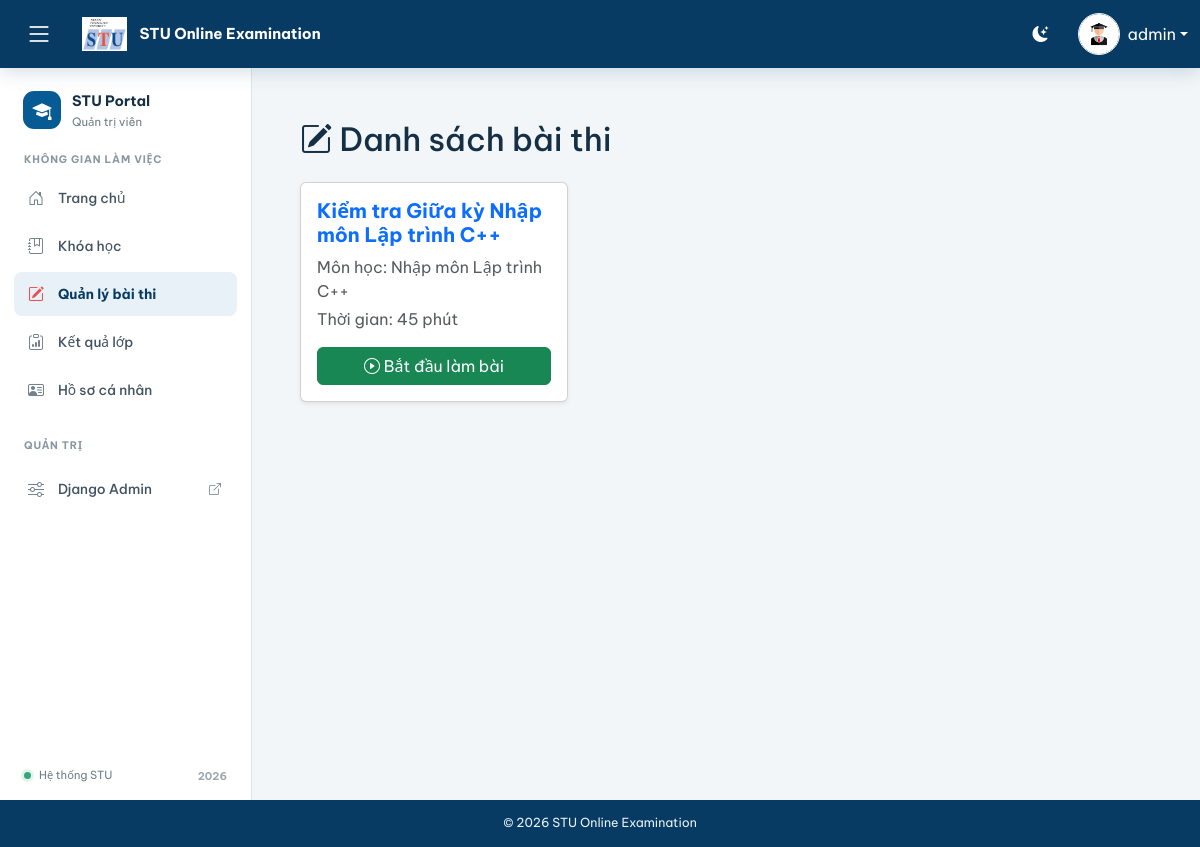
Page /exams/ (signed in) on the earlier database version.
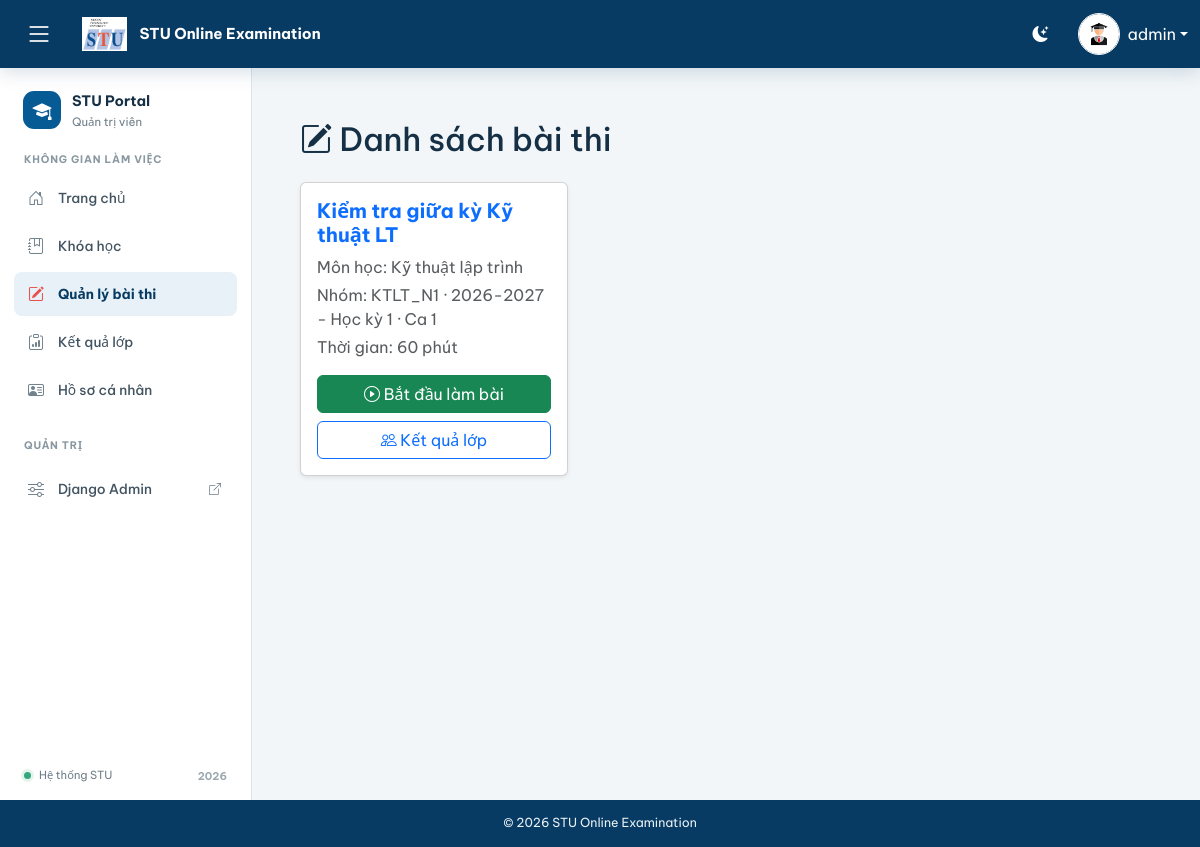
Same page on the later database version.
### firstApp/models.py (models this page shows, shortened)
class Exam(models.Model):
    course = models.ForeignKey(
        Course,
        on_delete=models.CASCADE,
        related_name="exams",
        verbose_name="Môn học",
    )
    offering = models.ForeignKey(
        CourseOffering,
        on_delete=models.SET_NULL,
        related_name="exams",
        null=True,
        blank=True,
        verbose_name="Lớp / Nhóm",
        help_text="Nhóm môn học được phép dự thi.",
    )
    title = models.CharField(
        max_length=200,
        verbose_name="Tên bài thi",
    )
    duration_minutes = models.PositiveIntegerField(
        default=60,
        verbose_name="Thời gian làm bài (phút)",
    )
    start_time = models.DateTimeField(
        verbose_name="Thời gian bắt đầu",
    )
    end_time = models.DateTimeField(
        verbose_name="Thời gian kết thúc",
    )
    number_of_papers = models.PositiveIntegerField(
        default=1,
        verbose_name="Số mã đề",
        help_text="Ví dụ: 5 sẽ tạo 5 mã đề.",
    )
    question_data = models.JSONField(
        default=list,
        blank=True,
        verbose_name="Dữ liệu câu hỏi",
    )
    paper_codes = models.JSONField(
        default=list,
        blank=True,
        verbose_name="Danh sách mã đề",
    )
    is_active = models.BooleanField(
        default=True,
        verbose_name="Cho phép thi",
    )
    created_at = models.DateTimeField(
        auto_now_add=True,
        verbose_name="Ngày tạo",
    )
    updated_at = models.DateTimeField(
        auto_now=True,
        verbose_name="Cập nhật lần cuối",
    )

class Course(models.Model):
    FACULTY_CHOICES = UserProfile.FACULTY_CHOICES
    code = models.CharField(
        max_length=20,
        unique=True
    )
    name = models.CharField(
        max_length=200
    )
    faculty = models.CharField(
        max_length=20,
        choices=FACULTY_CHOICES
    )
    description = models.TextField(
        blank=True
    )
    credit = models.IntegerField(
        default=3
    )
    semester = models.IntegerField(
        default=1
    )
    is_active = models.BooleanField(
        default=True
    )

class CourseOffering(models.Model):
    course = models.ForeignKey(
        Course,
        on_delete=models.PROTECT,
        related_name="offerings",
        verbose_name="Môn học",
    )
    term = models.ForeignKey(
        AcademicTerm,
        on_delete=models.PROTECT,
        related_name="course_offerings",
        verbose_name="Học kỳ",
    )
    group_code = models.CharField(
        max_length=40,
        verbose_name="Mã nhóm",
        help_text="Ví dụ: NMLT-N1",
    )
    session_number = models.PositiveSmallIntegerField(
        verbose_name="Ca học/thi",
    )
    classroom = models.CharField(
        max_length=100,
        blank=True,
        verbose_name="Phòng học",
    )
    class Meta:
        ordering = (
            "term",
            "course__code",
            "group_code",
        )
        constraints = [
            models.UniqueConstraint(
                fields=(
                    "term",
                    "course",
                    "group_code",
                ),
                name="unique_course_group_per_term",
            )
        ]
        verbose_name = "Lớp học phần"
        verbose_name_plural = "Các lớp học phần"

class AcademicTerm(models.Model):
    academic_year = models.CharField(max_length=9, help_text="Ví dụ: 2026-2027")
    semester_number = models.PositiveSmallIntegerField(
        choices=((1, "Học kỳ 1"), (2, "Học kỳ 2"), (3, "Học kỳ hè"))
    )
    start_date = models.DateField()
    end_date = models.DateField()
    is_active = models.BooleanField(default=True)
    class Meta:
        ordering = ("-academic_year", "semester_number")
        constraints = [
            models.UniqueConstraint(
                fields=("academic_year", "semester_number"),
                name="unique_academic_year_semester",
            )
        ]
    def __str__(self):
        return f"{self.academic_year} - Học kỳ {self.semester_number}"

### firstApp/views.py (the view, shortened to what this page needs)
# urls.py: path('exams/', views.exam_list_view, name='exam_list'),
@login_required(login_url="qr_login_page")
def exam_list_view(request):
    profile = request.user.userprofile
    exams = (
        Exam.objects
        .select_related(
            "course",
            "offering",
            "offering__term",
        )
        .filter(
            is_active=True
        )
    )
    return render(
        request,
        "exam/exam_list.html",
        {
            "exams": exams,
        },
    )

### firstApp/models.py (called while the page is built)
    @property
    def avatar_display_url(self):
        if self.avatar and self.avatar.name and self.avatar.name != "avatar/default.png":
            return self.avatar.url
        return f"{settings.STATIC_URL}images/default-avatar.png"

### templates/exam/exam_list.html
{% extends "base.html" %} {% block body_block %}
<div class="container mt-4 mb-5">
  <h2 class="mb-4"><i class="bi bi-pencil-square"></i> Danh sách bài thi</h2>
  <div class="row">
    {% for exam in exams %}
    <div class="col-md-4 mb-4">
      <div class="card shadow-sm h-100">
        <div class="card-body d-flex flex-column">
          <h5 class="card-title text-primary fw-bold">{{ exam.title }}</h5>
          <p class="card-text text-muted mb-1">
            Môn học: {{ exam.course.name }}
          </p>
          {% if exam.offering %}
          <p class="card-text text-muted mb-1">
            Nhóm: {{ exam.offering.group_code }} · {{ exam.offering.term }} · Ca
            {{ exam.offering.session_number }}
          </p>
          {% endif %}
          <p class="card-text text-muted mb-3">
            Thời gian: {{ exam.duration_minutes }} phút
          </p>
          <div class="mt-auto">
            <a
              href="{% url 'take_exam' exam.id %}"
              class="btn btn-success w-100"
            >
              <i class="bi bi-play-circle"></i> Bắt đầu làm bài
            </a>
            {% if exam.offering and user.userprofile.role != "student" %}
            <a
              href="{% url 'teacher_exam_submissions' exam.id %}"
              class="btn btn-outline-primary w-100 mt-2"
            >
              <i class="bi bi-people"></i> Kết quả lớp
            </a>
            {% endif %}
          </div>
        </div>
      </div>
    </div>
    {% empty %}
    <div class="col-12">
      <div class="alert alert-info text-center">
        Chưa có bài thi nào được mở.
      </div>
    </div>
    {% endfor %}
  </div>
</div>
{% endblock %}

Differences in the rows shown:
removed Exam: title "Kiểm tra Giữa kỳ Nhập môn Lập trình C++", course.name "Nhập môn Lập trình C++", duration_minutes "45"
added Exam: title "Kiểm tra giữa kỳ Kỹ thuật LT", course.name "Kỹ thuật lập trình", offering.group_code "KTLT_N1", offering.term "2026-2027 - Học kỳ 1", offering.session_number "1", duration_minutes "60", shows "Kết quả lớp"
